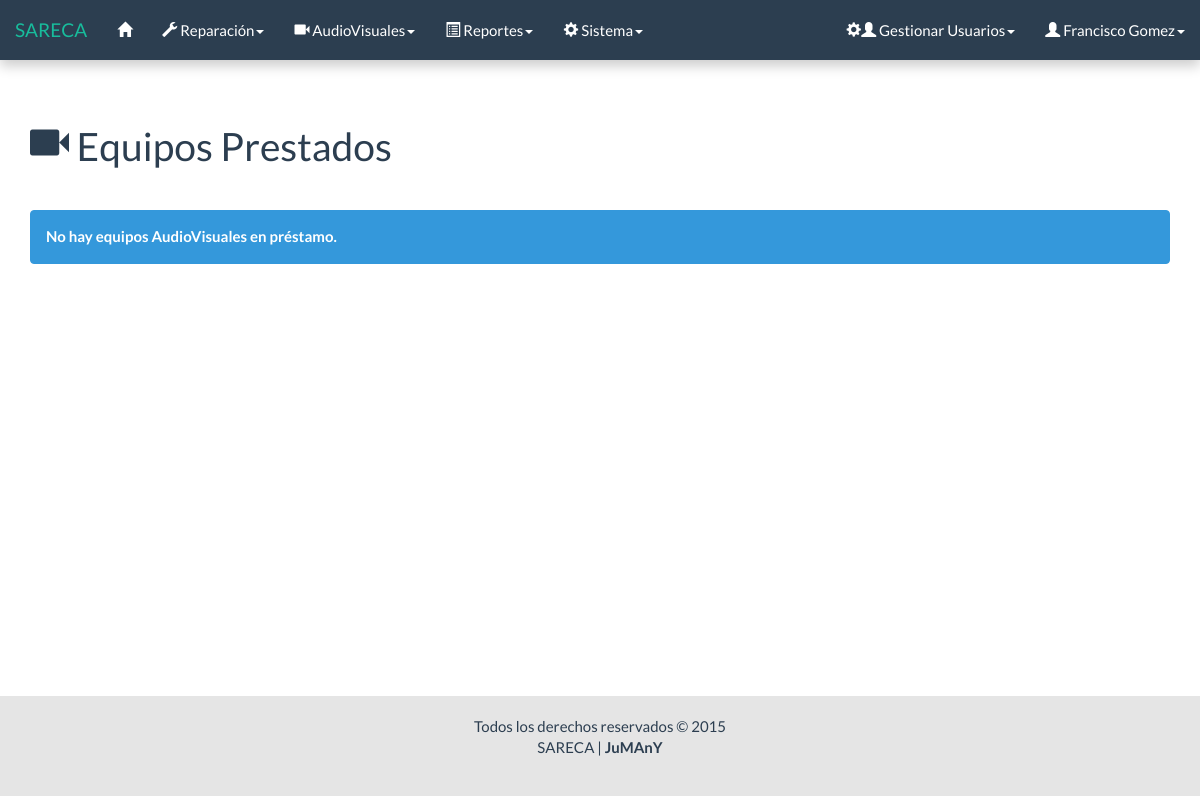
The app's page /html/devolucion_f.php (signed in), older data.
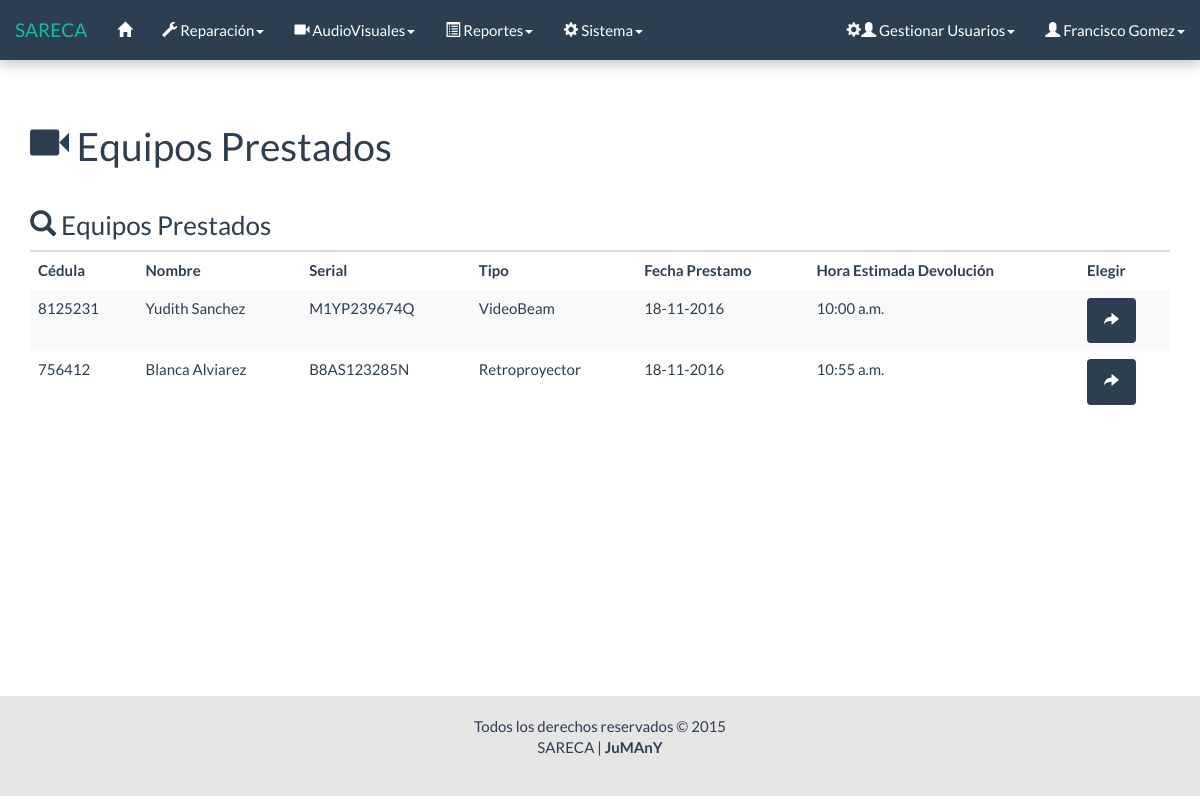
The same page, newer data.
### tables this page shows
CREATE TABLE `prestamo` (
  `Id` int(11) NOT NULL AUTO_INCREMENT,
  `Serial_equipo` varchar(11) NOT NULL,
  `Fecha_prestamo` date NOT NULL,
  `hora_prestamo` time NOT NULL,
  `hora_estimada_devolucion` time NOT NULL,
  `destino` varchar(50) NOT NULL,
  `Id_usuario_prestador` varchar(50) NOT NULL,
  `Cedula` int(8) NOT NULL,
  `carrera` varchar(30) NOT NULL,
  `Estado` int(1) NOT NULL,
  `observacion_prestamo` varchar(200) NOT NULL,
  `fecha_devolucion` date NOT NULL,
  `hora_devolucion` time NOT NULL,
  `id_usuario_receptor` varchar(50) NOT NULL,
  `observacion_devolucion` varchar(200) NOT NULL,
  PRIMARY KEY (`Id`),
  KEY `Id_usuario` (`Id_usuario_prestador`),
  KEY `Serial_equipo` (`Serial_equipo`),
  KEY `Cedula` (`Cedula`),
  KEY `id_usuario_receptor` (`id_usuario_receptor`),
  CONSTRAINT `prestamo_ibfk_3` FOREIGN KEY (`Id_usuario_prestador`) REFERENCES `usuario` (`Id`) ON UPDATE CASCADE,
  CONSTRAINT `prestamo_ibfk_5` FOREIGN KEY (`Serial_equipo`) REFERENCES `equipo_audiovisual` (`Serial`) ON UPDATE CASCADE,
  CONSTRAINT `prestamo_ibfk_6` FOREIGN KEY (`Cedula`) REFERENCES `persona` (`Cedula`) ON UPDATE CASCADE
);

CREATE TABLE `persona` (
  `Cedula` int(8) NOT NULL,
  `Nombre` varchar(30) NOT NULL,
  `cargo` varchar(50) NOT NULL,
  PRIMARY KEY (`Cedula`)
);

CREATE TABLE `equipo_audiovisual` (
  `Serial` varchar(11) NOT NULL,
  `tipo` int(1) NOT NULL,
  `numero` tinyint(4) NOT NULL,
  `rbn` varchar(20) NOT NULL,
  `modelo` varchar(20) NOT NULL,
  `marca` varchar(30) NOT NULL,
  `inf_adic` varchar(50) NOT NULL,
  `Estado` int(1) NOT NULL,
  PRIMARY KEY (`Serial`)
);

### html/devolucion_f.php (the view, shortened to what the changed rows need)
<?php
	require('../php/conexion/conexion.php');
	$sql = "SELECT *
			FROM equipo_audiovisual
			JOIN prestamo ON equipo_audiovisual.Serial = prestamo.Serial_equipo
			JOIN persona ON prestamo.Cedula = persona.Cedula
			WHERE equipo_audiovisual.Estado = 2
			AND prestamo.Estado = 2";
	$res = $conectar->query($sql);
?>
<!DOCTYPE html>
<html lang="es">
	<head>
		<link rel="stylesheet" href="../css/bootstrap.css">
		<link rel="stylesheet" href="../css/general.css">
	</head>
	<body>
		<div id="wrap">
			<?php
				include("menu/menu.php");
			?>
			<div class="container">
				<div class="bs-docs-section">
					<div class="row">
						<div class="col-lg-12">
							<div class="page-header">
								<h1><span class="glyphicon glyphicon-facetime-video"></span> Equipos Prestados</h1>
							</div>
							<?php
							if ($res->num_rows == 0) {
							?>
								<div class="alert alert-dismissible alert-info">
									<strong>No hay equipos AudioVisuales en préstamo.</strong>
								</div>
							<?php
							} else {
							?>
								<h3><span class="glyphicon glyphicon-search"></span> Equipos Prestados</h3>
								<table class="table table-striped table-hover">
									<thead>
										<tr>
											<th>Cédula</th>
											<th>Nombre</th>
											<th>Serial</th>
											<th>Tipo</th>
											<th>Fecha Prestamo</th>
											<th>Hora Estimada Devolución</th>
											<th>Elegir</th>
										</tr>
									</thead>
									<tbody>
										<?php
										while ($fila = $res->fetch_object()) {
											$tipo = ($fila->tipo == 1) ? 'VideoBeam' : 'Retroproyector';
											list($a,$m,$d) = explode('-',$fila->Fecha_prestamo);
											list($hh,$mm,) = explode(':',$fila->hora_estimada_devolucion);
											$r = $hh - 12;
											if ($r > 0) {
												$hh = $r;
												$periodo_meridiano = 'p.m.';
											} elseif ($r == 0) {
												$periodo_meridiano = 'p.m.';
											} else {
												$periodo_meridiano = 'a.m.';
											}
											printf('
												<tr>
													<td>%d</td>
													<td>%s</td>
													<td>%s</td>
													<td>%s</td>
													<td>%d-%d-%d</td>
													<td>%s:%s %s</td>
													<td><a href="proceso_devolucion_f.php?s=%s" data-toggle="tooltip" data-placement="right" data-original-title="Devolver" class="btn btn-primary"><span class="glyphicon glyphicon-share-alt"></span></a></td>
												</tr>',
												$fila->Cedula,
												$fila->Nombre,
												$fila->Serial_equipo,
												$tipo,
												$d,
												$m,
												$a,
												$hh,
												$mm,
												$periodo_meridiano,
												$fila->Serial_equipo
											);
										}
										?>
									</tbody>
								</table>
							<?php
							}
							?>
						</div>
					</div>
				</div>
			</div>
		</div>
	</body>
</html>

### html/menu/menu.php (shortened to what the changed rows need)
<nav class="navbar navbar-default navbar-fixed-top">
	<div class="container-fluid">
		<div class="navbar-header">
			<a class="navbar-brand" href="#">SARECA</a>
		</div>
	</div>
</nav>

Row changes from the older to the newer data that the page shows:
now on this page (row edited): prestamo: Cedula.Cedula "8125231", Cedula.Nombre "Yudith Sanchez", Serial_equipo "M1YP239674Q", Serial_equipo.tipo "VideoBeam", d "18", m "11", a "2016", hh "10", mm "00", periodo_meridiano "a.m."
now on this page (row edited): prestamo: Cedula.Cedula "756412", Cedula.Nombre "Blanca Alviarez", Serial_equipo "B8AS123285N", Serial_equipo.tipo "Retroproyector", d "18", m "11", a "2016", hh "10", mm "55", periodo_meridiano "a.m."
Text that changed along with them:
text no longer shown: "No hay equipos AudioVisuales en préstamo."
text now shown: "Equipos Prestados Cédula Nombre Serial Tipo Fecha Prestamo Hora Estimada Devolución Elegir"
